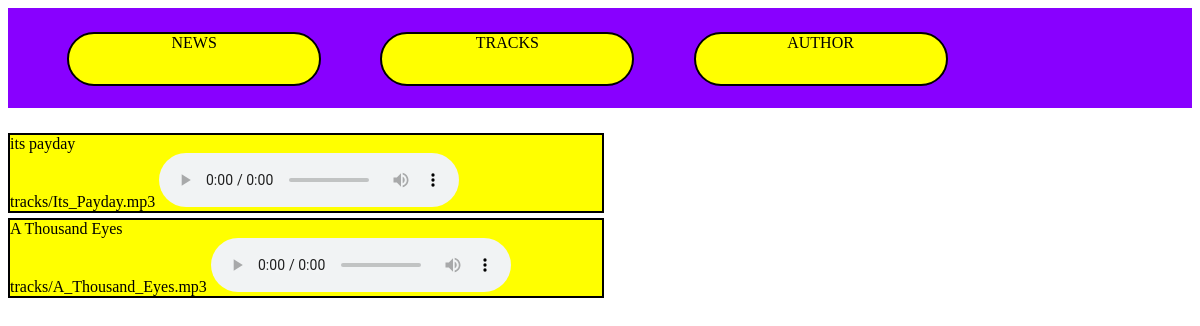
The page /track_list/ on the database its author committed.
### news/models.py (models this page shows, shortened)
class New_Track(models.Model):
	title = models.CharField('TITLE', max_length = 50)
	date = models.DateTimeField('DATE')
	content = models.FileField(upload_to = 'tracks')
	class  Meta:
		verbose_name = 'Tracks'
		verbose_name_plural = 'Tracks'

### news/views.py (the view)
# urls.py: path('track_list/', views.track_list, name = 'track_list'),
def track_list(request):
	try:
		all_tracks = New_Track.objects.order_by('-date')
	except:
		raise Http404("NOT FOUND")
	return render(request, 'tracks/tracks_content.html', {'all_tracks': all_tracks})

### beats_by_andre/templates/tracks/tracks_content.html (shortened to what this page needs)
{% extends "base.html" %}
{% load static %}
{% block content %}
	{% if all_tracks %}
		{% for a in all_tracks %}
			<div class="track">
				<div class="track_part" id="track_title">{{a.title}}</div>
				<div class="track_block"><br>
					{{a.content}}
					<audio controls="controls">
						<source src="{{MEDIA_URL}}{{a.content}}" type="audio/mpeg">
					</audio>
				</div>
			</div>
		{% endfor %}
	{% else %}
		NOTHING HERE
	{% endif %}
{% endblock %}

### beats_by_andre/templates/base.html (shortened to what this page needs)
{% load static %}
<!DOCTYPE html>
<html>
<head>
	<link rel="stylesheet" type="text/css" href="{% static '/styles/header_footer_and_bg.css' %}">
	<link rel="stylesheet" type="text/css" href="{% static '/styles/content.css' %}">
</head>
<body>
	<header>
	<div class="menu">
		<div class="nav_button"><a href="#">NEWS</a></div>
		<div class="nav_button"><a href="#">TRACKS</a></div>
		<div class="nav_button"><a href="#">AUTHOR</a></div>
	</div>
	</header>
{% block content %}{% endblock %}
</body>
</html>

### static/styles/header_footer_and_bg.css (style rules this page uses)
header { float: left; width: 100%; height: 100px; background-color: #8800ff; margin-bottom: 20px; }
.nav_button { height: 50px; width: 250px; float: left; margin-top: 2%; margin-left: 5%; border: 2px solid black; border-radius: 50px; background-color: yellow; text-align: center; text-decoration: none; }
a { text-decoration: none; color: black; }

### static/styles/content.css (style rules this page uses)
.track { background-color: yellow; width: 50%; margin-top: 5px; border: 2px solid black; float: left; }
#track_title { float: left; }

### rows shown on the page
New_Track: title "its payday", content "tracks/Its_Payday.mp3"
New_Track: title "A Thousand Eyes", content "tracks/A_Thousand_Eyes.mp3"
